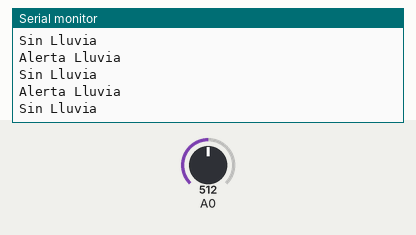
The sketch below on a simulated Arduino Uno, built with avr-gcc and run on an emulated ATmega328P. Shown: the last lines printed to the serial monitor. The inputs (shaded band) are chosen by the test bench; at power-on: A0 = 512.

Above: at 1.2 s.
1.3 s: A0 set to 675
4.3 s: A0 set to 690
At 5.4 s:
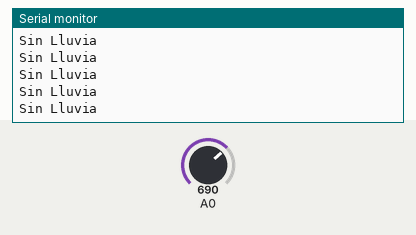
8.8 s: A0 set to 350
At 9.6 s:
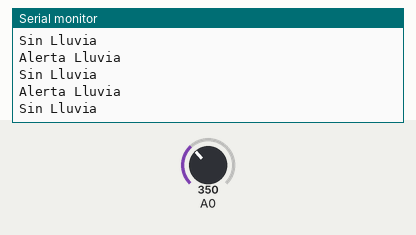
11.8 s: A0 set to 330
At 12.4 s:
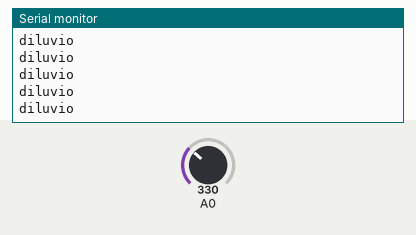

The sketch:

rain.ino
```cpp
void setup() {
  Serial.begin(9600);

}
void loop() {
  int sensor = analogRead(0);
  int rango=map(sensor,0,1023,0,3);

  switch(rango){
    case 0:
      Serial.println("diluvio");
      break;
    case 1:
      Serial.println("Alerta Lluvia");
    case 2:
      Serial.println("Sin Lluvia");
      break;
    }
    delay(1);


}
```

Measured:
- the behaviour switches between 341 and 340 on A0 (found by bisection; images 2 and 3)
- after the input at 8.8 s, the serial monitor: prints a new line after 0.07 s (image 2)
- after the input at 11.8 s, the serial monitor: prints a new line after 0.08 s (image 3)
